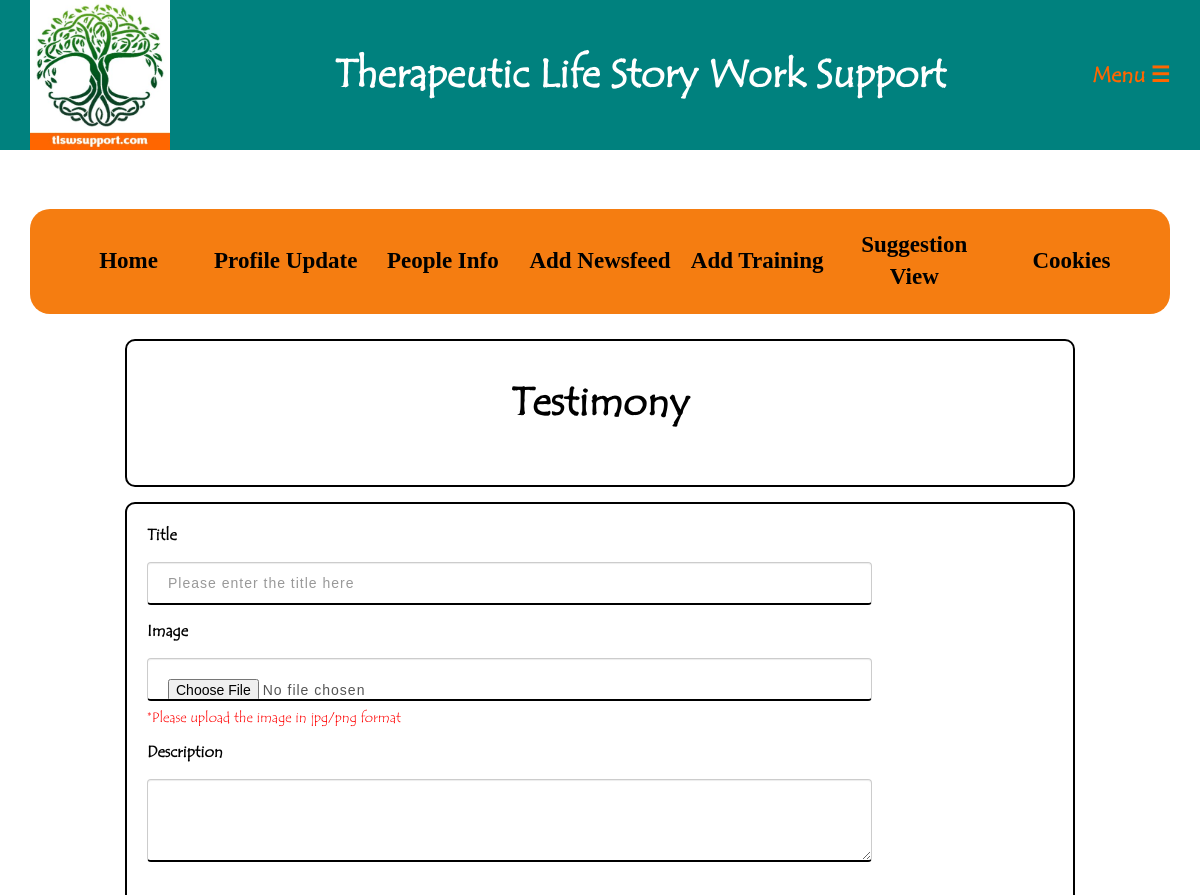
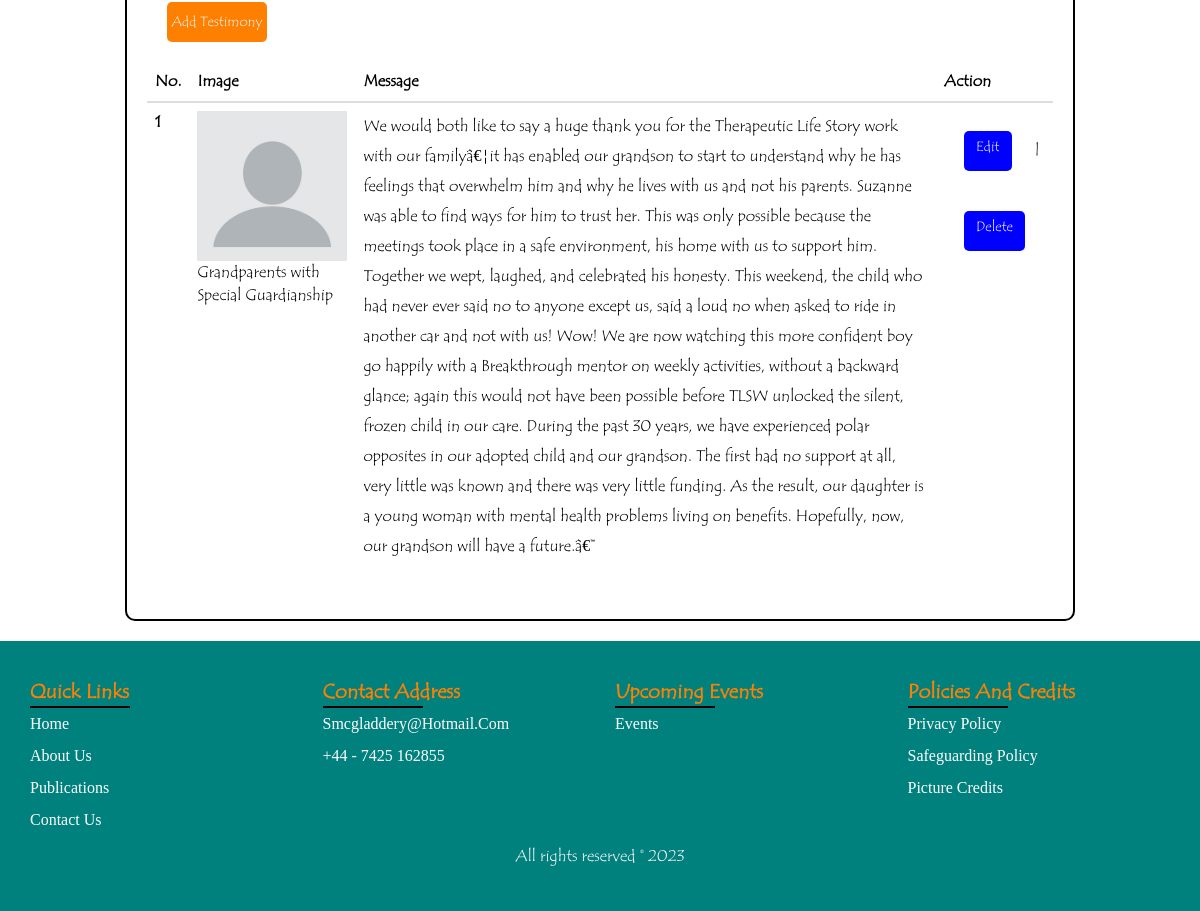
The page /testimony.php (signed in) on the database its author committed (2 pictures, top to bottom).
### tables this page shows
CREATE TABLE IF NOT EXISTS `testimony` (
  `id` int(11) NOT NULL,
  `name` varchar(250) DEFAULT NULL,
  `image` varchar(250) DEFAULT NULL,
  `message` text
);

### testimony.php (the view, shortened to what this page needs)
<?php
include("includes/header.php");
?>
<section class="page_nav">
  <div class="container">
    <div class="row">
      <div class="col-md-12">
        <ul>
          <li>
            <a href="./contentchange.php">Home</a>
          </li>
          <li>
            <a href="./profileimg.php">Profile Update</a>
          </li>
          <li>
            <a href="./patient_info.php">People Info</a>
          </li>
          <li>
            <a href="./newsfeed.php"><b>Add Newsfeed</b></a>
          </li>
          <li>
            <a href="./add_services_offered.php"><b>Add Training</b></a>
          </li>
          <li>
            <a href="./suggestionsview.php"><b>Suggestion View</b></a>
          </li>
          <li>
            <a href="./cookies.php"><b>Cookies</b></a>
          </li>
        </ul>
      </div>
    </div>
  </div>
</section>
<section class="banner">
  <div class="testimony_main">
    <div class="row">
      <div class="col-md-12">
        <h2>Testimony</h2>
      </div>
    </div>
  </div>
</section>
<section>
  <div class="testimony_main">
    <div class="row">
      <div class="col-md-12">
        <div class="contact_form">
          <form method="post" enctype="multipart/form-data">
            <div class="form-group">
              <label for="name">Title</label>
              <input type="text" name="name" id="name" class="form-control" placeholder="Please enter the title here" vaule="<?php echo (($testimony_data['name'] != "") ? $testimony_data['name'] : ""); ?>" required>
            </div>
            <div class="form-group">
              <label for="image">Image</label>
              <input type="file" name="image" id="image" accept="image/*" class="form-control" placeholder="Please elect the image in jpg/png">
              <h5 style="color: red;">*Please upload the image in jpg/png format</h5>
            </div>
            <div class="form-group">
              <label for="message">Description</label>
              <textarea name="message" id="message" class="form-control" placeholder="Please enter the description here" value="<?php echo (($testimony_data['message'] != "") ? $testimony_data['message'] : ""); ?>" required>
                            </textarea>
            </div>
            <?php
            if (!empty($testimony_data['id'])) {
            ?>
              <button class="loginbtn" name="update-testimony" value="add-testimony">Update Testimony</button>
            <?php } else { ?>
              <button class="loginbtn" name="add-testimony" value="add-testimony">Add Testimony</button>
            <?php } ?>
          </form>
        </div>
      </div>
    </div>
    <div class="row">
      <div class="col-md-12">
        <div class="table-responsive">
          <table class="table align-items-center table-flush">
            <thead class="thead-light">
              <tr>
                <th scope="col">No.</th>
                <th scope="col">Image</th>
                <th scope="col">Message</th>
                <th>Action</th>
              </tr>
            </thead>
            <tbody>
              <?php
              $sql = " SELECT testimony.* FROM testimony ORDER BY `testimony`.`id` DESC ";
              $result = $conn->query($sql);
              if ($result->num_rows > 0) {
                $i = 1;
                while ($row = $result->fetch_assoc()) {
              ?>
                  <tr>
                    <th scope="row"><?= $i; ?></th>
                    <td>
                      <div class="media align-items-center">
                        <img alt="Image placeholder" src="./uploads/testimonys/<?= $row["image"]; ?>" class="news_img">
                        <div class="media-body">
                          <span class="name mb-0 text-sm"><?= $row["name"]; ?></span>
                        </div>
                      </div>
                    </td>
                    <td style="width:100%;">
                      <p><?= $row["message"]; ?></p>
                    </td>
                    <td>
                      <a href="testimony.php?edit=<?= $row["id"]; ?>" class="btn" style="color:whitesmoke; text-decoration:none;"> Edit </a> |
                      <a href="testimony.php?id=<?= $row["id"]; ?>" class="btn" style="color:whitesmoke; text-decoration:none;"> Delete </a>
                    </td>
                  </tr>
              <?php
                  $i++;
                }
              } else {
                echo "<tr><td colspan='3'>No results</td></tr>";
              }
              ?>
            </tbody>
          </table>
        </div>
      </div>
    </div>
  </div>
</section>
<?php
include("includes/footer.php");
?>

### main_style.css (style rules this page uses)
.banner h2 { font-family: "Tempus Sans ITC"; text-align: center; font-weight: 700; font-size: 250%; margin-bottom: 40px; }
* { padding: 0; margin: 0; box-sizing: border-box; }
body { font-family: "Tempus Sans ITC"; color: black; font-size: 16px; }
p { font-size: 16px; line-height: 30px; }
h2 { font-family: "Tempus Sans ITC"; font-weight: 700; }
.news_img { width: 150px; height: 150px; }
ul { font-family: "Calibri"; list-style: none; }
.form-control { width: 80%; height: 35px; padding: 20px; background: transparent; border-bottom: 2px solid black; border-radius: 4px; letter-spacing: 1px; margin-top: 10px; font-family: sans-serif; }
::placeholder { color: #fff; font-family: Arial; }
.loginbtn { width: 100px; height: 40px; color: whitesmoke; margin: 20px; border: none; border-radius: 5px; font-size: 14px; cursor: pointer; background-color: #ff8000; transition: 0.4s ease; }
.btn { width: 115x; height: 40px; color: whitesmoke; margin: 20px; border: none; border-radius: 5px; font-size: 14px; cursor: pointer; background-color: blue; transition: 0.4s ease; }
.service_main, .newsfeed_main, .testimony_main, .cookies_main, .patient_info_main { width: 950px; height: auto; border: 2px solid black; border-radius: 10px; margin-top: 15px; margin-left: auto; margin-right: auto; padding: 20px; }

### assets/style-tool.css (style rules this page uses)
body { position: relative; }

### testimony.php (style rules this page uses)
section.page_nav ul li { width: 25%; text-align: center; transition: all 0.8s ease; }
section.page_nav ul li a { color: #000; font-size: 23px; font-weight: 600; transition: all 0.8s ease; text-decoration: none; }
section.page_nav { margin: 40px 0 0; }
section.page_nav ul { background: #f57d11; color: #000; display: flex; justify-content: center; align-items: center; padding: 20px; border-radius: 20px; }

### rows shown on the page
testimony: image (picture), name "Grandparents with Special Guardianship", message "We would both like to say a huge thank you for the Therapeutic Life Story work with our familyâ€¦it has enabled our grandson to start to understand why he has feelings that overwhelm him and why he lives with us and not his parents. Suzanne was able to find ways for him to trust her. This was only possible because the meetings took place in a safe environment, his home with us to support him. Together we wept, laughed, and celebrated his honesty. This weekend, the child who had never ever said no to anyone except us, said a loud no when asked to ride in another car and not with us! Wow! We are now watching this more confident boy go happily with a Breakthrough mentor on weekly activities,…"
